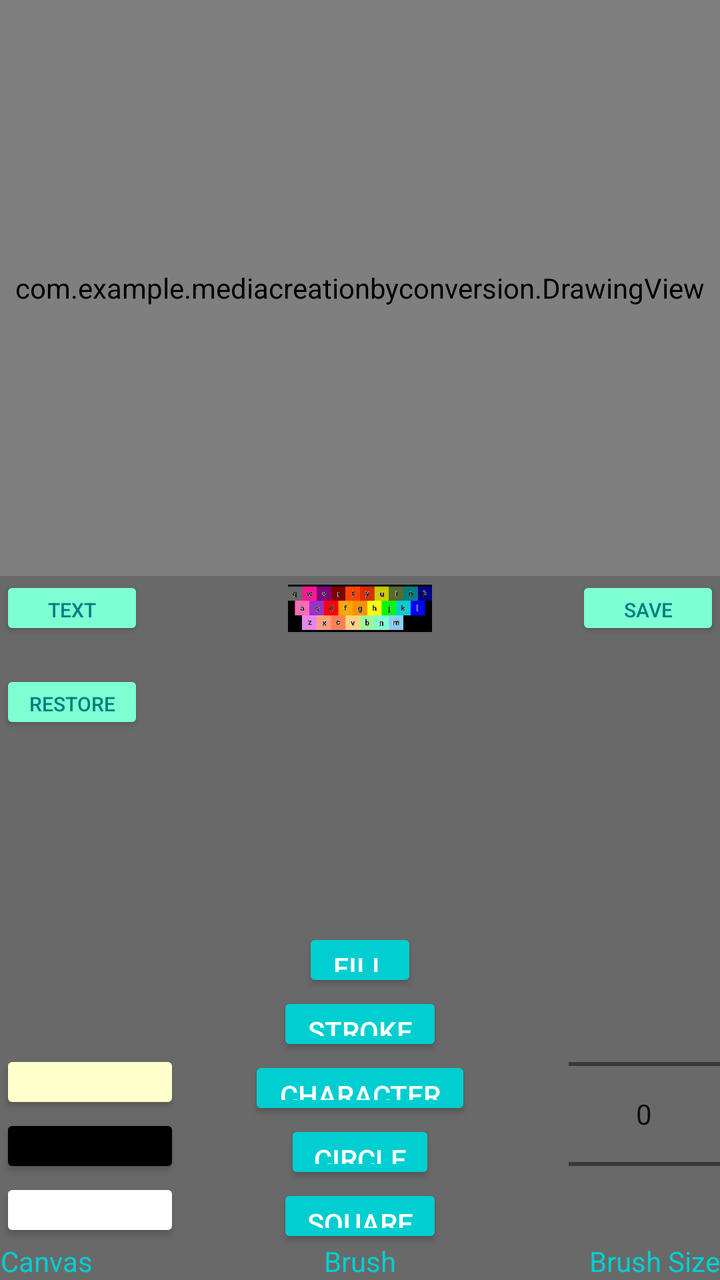
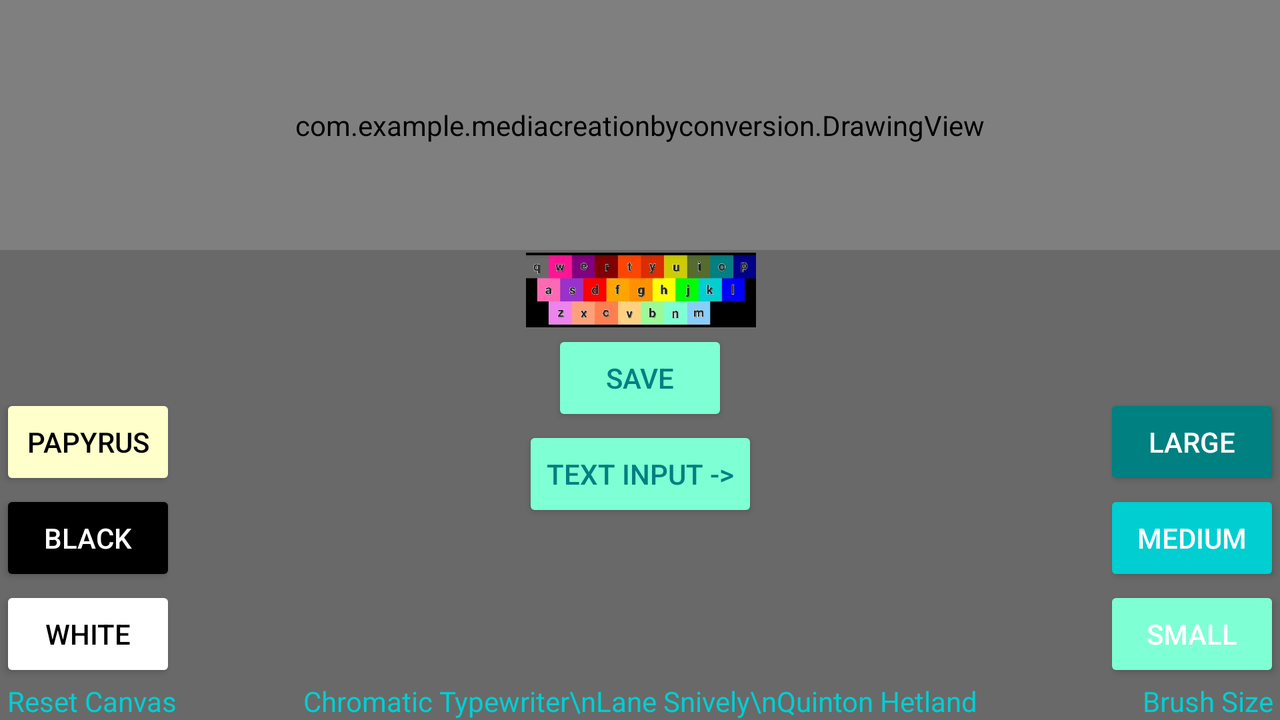

One screen, two layout resources from the same app: the default and the author's alternative for another configuration. Each is rendered where Android would select it; the XML of both is given below.
<!-- AndroidManifest.xml: application theme Theme.MediaCreationByConversion -->
<!-- res/layout/fragment_first.xml -->
<?xml version="1.0" encoding="utf-8"?>
<androidx.constraintlayout.widget.ConstraintLayout xmlns:android="http://schemas.android.com/apk/res/android"
    xmlns:app="http://schemas.android.com/apk/res-auto"
    xmlns:tools="http://schemas.android.com/tools"
    android:layout_width="match_parent"
    android:layout_height="match_parent"
    tools:context=".FirstFragment">

    <com.example.mediacreationbyconversion.DrawingView
        android:id="@+id/drawing_view"
        android:layout_width="0dp"
        android:layout_height="0dp"
        android:clickable="true"
        android:focusable="true"
        android:focusableInTouchMode="true"
        app:layout_constraintEnd_toEndOf="parent"
        app:layout_constraintHeight_percent="0.45"
        app:layout_constraintHorizontal_bias="0.0"
        app:layout_constraintStart_toStartOf="parent"
        app:layout_constraintTop_toTopOf="parent"
        app:layout_constraintWidth_percent="1" />

    <Button
        android:id="@+id/totextinput"
        android:layout_width="0dp"
        android:layout_height="0dp"
        android:layout_marginStart="0dp"
        android:layout_marginTop="0dp"
        android:backgroundTint="@color/tealLight"
        android:text="Text"
        android:textColor="@color/tealDark"
        android:textSize="10dp"
        app:layout_constraintHeight_percent="0.05"
        app:layout_constraintStart_toStartOf="parent"
        app:layout_constraintTop_toBottomOf="@+id/drawing_view"
        app:layout_constraintWidth_percent="0.2" />

    <ImageButton
        android:id="@+id/keyboard"
        android:layout_width="0dp"
        android:layout_height="0dp"
        android:layout_marginTop="0dp"
        android:paddingLeft="0dp"
        android:paddingTop="0dp"
        android:paddingRight="0dp"
        android:paddingBottom="0dp"
        android:scaleType="centerInside"
        android:src="@drawable/color_keyboard_layout"
        app:layout_constraintEnd_toEndOf="parent"
        app:layout_constraintHeight_percent="0.05"
        app:layout_constraintHorizontal_bias="0.5"
        app:layout_constraintStart_toStartOf="parent"
        app:layout_constraintTop_toBottomOf="@+id/drawing_view"
        app:layout_constraintWidth_percent="0.2" />

    <Button
        android:id="@+id/save"
        android:layout_width="0dp"
        android:layout_height="0dp"
        android:layout_marginEnd="0dp"
        android:backgroundTint="@color/tealLight"
        android:text="save"
        android:textColor="@color/tealDark"
        android:textSize="10dp"
        app:layout_constraintEnd_toEndOf="parent"
        app:layout_constraintHeight_percent="0.05"
        app:layout_constraintTop_toBottomOf="@+id/drawing_view"
        app:layout_constraintWidth_percent="0.2" />

    <Button
        android:id="@+id/restore"
        android:layout_width="0dp"
        android:layout_height="0dp"
        android:layout_marginTop="15dp"
        android:backgroundTint="@color/tealLight"
        android:text="restore"
        android:textColor="@color/tealDark"
        android:textSize="10dp"
        app:layout_constraintHeight_percent="0.05"
        app:layout_constraintStart_toStartOf="parent"
        app:layout_constraintTop_toBottomOf="@+id/totextinput"
        app:layout_constraintWidth_percent="0.2" />

    <Button
        android:id="@+id/fill"
        android:layout_width="0dp"
        android:layout_height="0dp"
        android:backgroundTint="@color/teal"
        android:text="fill"
        android:textColor="@color/white"
        app:layout_constraintBottom_toTopOf="@+id/stroke"
        app:layout_constraintEnd_toEndOf="parent"
        app:layout_constraintHeight_percent="0.05"
        app:layout_constraintStart_toStartOf="parent"
        app:layout_constraintWidth_percent="0.16" />

    <Button
        android:id="@+id/stroke"
        android:layout_width="0dp"
        android:layout_height="0dp"
        android:backgroundTint="@color/teal"
        android:text="stroke"
        android:textColor="@color/white"
        app:layout_constraintBottom_toTopOf="@+id/character"
        app:layout_constraintEnd_toEndOf="parent"
        app:layout_constraintHeight_percent="0.05"
        app:layout_constraintStart_toStartOf="parent"
        app:layout_constraintWidth_percent="0.23" />

    <Button
        android:id="@+id/character"
        android:layout_width="0dp"
        android:layout_height="0dp"
        android:layout_marginBottom="0dp"
        android:backgroundTint="@color/teal"
        android:text="character"
        android:textColor="@color/white"
        app:layout_constraintBottom_toTopOf="@+id/circle"
        app:layout_constraintEnd_toEndOf="parent"
        app:layout_constraintStart_toStartOf="parent"
        app:layout_constraintWidth_percent="0.31"
        app:layout_constraintHeight_percent="0.05" />

    <Button
        android:id="@+id/circle"
        android:layout_width="0dp"
        android:layout_height="0dp"
        android:backgroundTint="@color/teal"
        android:text="circle"
        android:textColor="@color/white"
        app:layout_constraintBottom_toTopOf="@+id/square"
        app:layout_constraintEnd_toEndOf="parent"
        app:layout_constraintStart_toStartOf="@+id/papyruscanvas"
        app:layout_constraintWidth_percent="0.21"
        app:layout_constraintHeight_percent="0.05" />

    <Button
        android:id="@+id/square"
        android:layout_width="0dp"
        android:layout_height="0dp"
        android:layout_marginBottom="16dp"
        android:backgroundTint="@color/teal"
        android:text="square"
        android:textColor="@color/white"
        app:layout_constraintBottom_toBottomOf="parent"
        app:layout_constraintEnd_toEndOf="parent"
        app:layout_constraintStart_toStartOf="parent"
        app:layout_constraintWidth_percent="0.23"
        app:layout_constraintHeight_percent="0.05" />

    <TextView
        android:id="@+id/brush"
        android:layout_width="wrap_content"
        android:layout_height="wrap_content"
        android:text="Brush"
        android:textAlignment="center"
        android:textColor="@color/teal"
        app:layout_constraintBottom_toBottomOf="parent"
        app:layout_constraintEnd_toEndOf="parent"
        app:layout_constraintHorizontal_bias="0.5"
        app:layout_constraintStart_toStartOf="parent"
        app:layout_constraintTop_toTopOf="parent"
        app:layout_constraintVertical_bias="1.0" />

    <Button
        android:id="@+id/papyruscanvas"
        android:layout_width="0dp"
        android:layout_height="0dp"
        android:layout_marginStart="0dp"
        android:layout_marginBottom="0dp"
        android:backgroundTint="@color/yellowLight"
        android:textColor="@color/black"
        app:layout_constraintBottom_toTopOf="@+id/blackcanvas"
        app:layout_constraintStart_toStartOf="parent"
        app:layout_constraintWidth_percent="0.25"
        app:layout_constraintHeight_percent="0.05"/>

    <Button
        android:id="@+id/blackcanvas"
        android:layout_width="0dp"
        android:layout_height="0dp"
        android:layout_marginStart="0dp"
        android:layout_marginBottom="0dp"
        android:backgroundTint="@color/black"
        android:textColor="@color/white"
        app:layout_constraintBottom_toTopOf="@+id/whitecanvas"
        app:layout_constraintStart_toStartOf="parent"
        app:layout_constraintWidth_percent="0.25"
        app:layout_constraintHeight_percent="0.05" />

    <Button
        android:id="@+id/whitecanvas"
        android:layout_width="0dp"
        android:layout_height="0dp"
        android:layout_marginStart="0dp"
        android:layout_marginBottom="0dp"
        android:backgroundTint="@color/white"
        android:textColor="@color/black"
        app:layout_constraintBottom_toTopOf="@+id/resetcanvas"
        app:layout_constraintStart_toStartOf="parent"
        app:layout_constraintWidth_percent="0.25"
        app:layout_constraintHeight_percent="0.05"/>

    <TextView
        android:id="@+id/resetcanvas"
        android:layout_width="wrap_content"
        android:layout_height="wrap_content"
        android:text="Canvas"
        android:textAlignment="center"
        android:textColor="@color/teal"
        app:layout_constraintBottom_toBottomOf="parent"
        app:layout_constraintEnd_toEndOf="parent"
        app:layout_constraintHorizontal_bias="0"
        app:layout_constraintStart_toStartOf="parent"
        app:layout_constraintTop_toTopOf="parent"
        app:layout_constraintVertical_bias="1.0" />

    <NumberPicker
        android:id="@+id/brushSizePicker"
        android:layout_width="0dp"
        android:layout_height="0dp"
        android:layout_marginStart="0dp"
        android:layout_marginBottom="0dp"
        android:layout_gravity="center_horizontal"
        android:layout_marginTop="16dp"
        android:gravity="center_horizontal"
        android:backgroundTint="@color/yellowLight"
        app:layout_constraintBottom_toTopOf="@id/brushsize"
        app:layout_constraintEnd_toEndOf="parent"
        app:layout_constraintWidth_percent="0.21"
        app:layout_constraintHeight_percent="0.20" />

    <TextView
        android:id="@+id/brushsize"
        android:layout_width="wrap_content"
        android:layout_height="wrap_content"
        android:text="Brush Size"
        android:textColor="@color/teal"
        app:layout_constraintBottom_toBottomOf="parent"
        app:layout_constraintEnd_toEndOf="parent"
        app:layout_constraintHorizontal_bias="1"
        app:layout_constraintStart_toStartOf="parent"
        app:layout_constraintTop_toTopOf="parent"
        app:layout_constraintVertical_bias="1.0" />
</androidx.constraintlayout.widget.ConstraintLayout>
<!-- resources referenced by this layout -->
<resources>
  <color name="black">#000000</color>
  <color name="teal">#00CED1</color>
  <color name="tealDark">#008080</color>
  <color name="tealLight">#7FFFD4</color>
  <color name="white">#FFFFFF</color>
  <color name="yellowLight">#FFFFCC</color>
  <!-- drawable color_keyboard_layout: jpg bitmap (drawable-200dpi, 57630 bytes) -->
  <style name="Theme.MediaCreationByConversion" parent="Theme.MaterialComponents.DayNight.DarkActionBar">
          <item name="android:statusBarColor">@color/grayDark</item>
          <item name="android:enforceStatusBarContrast">true</item>
          <item name="android:colorBackground">@color/grayDark</item>
      </style>
  <color name="grayDark">#696969</color>
</resources>
<!-- res/layout-land/fragment_first.xml (the author's variant of the layout above) -->
<!-- drawn on the phone turned sideways -->
<?xml version="1.0" encoding="utf-8"?>
<androidx.constraintlayout.widget.ConstraintLayout xmlns:android="http://schemas.android.com/apk/res/android"
    xmlns:app="http://schemas.android.com/apk/res-auto"
    xmlns:tools="http://schemas.android.com/tools"
    android:layout_width="match_parent"
    android:layout_height="match_parent"
    tools:context=".FirstFragment">

    <ImageView
        android:id="@+id/keycolorlayout"
        android:layout_width="115dp"
        android:layout_height="40dp"
        android:src="@drawable/color_keyboard_layout"
        app:layout_constraintEnd_toEndOf="parent"
        app:layout_constraintHorizontal_bias="0.501"
        app:layout_constraintStart_toStartOf="parent"
        app:layout_constraintTop_toBottomOf="@+id/drawing_view" />

    <TextView
        android:id="@+id/resetcanvas"
        android:layout_width="wrap_content"
        android:layout_height="wrap_content"
        android:text=" Reset Canvas"
        android:textAlignment="center"
        android:textColor="@color/teal"
        app:layout_constraintBottom_toBottomOf="parent"
        app:layout_constraintEnd_toEndOf="parent"
        app:layout_constraintHorizontal_bias="0.0"
        app:layout_constraintStart_toStartOf="parent"
        app:layout_constraintTop_toTopOf="parent"
        app:layout_constraintVertical_bias="1.0" />

    <TextView
        android:id="@+id/brushsize"
        android:layout_width="wrap_content"
        android:layout_height="wrap_content"
        android:text="Brush Size "
        android:textColor="@color/teal"
        app:layout_constraintBottom_toBottomOf="parent"
        app:layout_constraintEnd_toEndOf="parent"
        app:layout_constraintHorizontal_bias="1.0"
        app:layout_constraintStart_toStartOf="parent"
        app:layout_constraintTop_toTopOf="parent"
        app:layout_constraintVertical_bias="1.0" />

    <Button
        android:id="@+id/whitecanvas"
        android:layout_width="wrap_content"
        android:layout_height="wrap_content"
        android:layout_marginStart="0dp"
        android:layout_marginBottom="0dp"
        android:backgroundTint="@color/white"
        android:text=" white "
        android:textColor="@color/black"
        app:layout_constraintBottom_toTopOf="@+id/resetcanvas"
        app:layout_constraintStart_toStartOf="parent" />

    <Button
        android:id="@+id/blackcanvas"
        android:layout_width="wrap_content"
        android:layout_height="wrap_content"
        android:layout_marginStart="0dp"
        android:layout_marginBottom="0dp"
        android:backgroundTint="@color/black"
        android:text=" Black "
        android:textColor="@color/white"
        app:layout_constraintBottom_toTopOf="@+id/whitecanvas"
        app:layout_constraintStart_toStartOf="parent" />

    <Button
        android:id="@+id/papyruscanvas"
        android:layout_width="wrap_content"
        android:layout_height="wrap_content"
        android:layout_marginStart="0dp"
        android:layout_marginBottom="0dp"
        android:backgroundTint="@color/yellowLight"
        android:text="papyrus"
        android:textColor="@color/black"
        app:layout_constraintBottom_toTopOf="@+id/blackcanvas"
        app:layout_constraintStart_toStartOf="parent" />

    <Button
        android:id="@+id/largebrush"
        android:layout_width="wrap_content"
        android:layout_height="wrap_content"
        android:layout_marginStart="0dp"
        android:layout_marginBottom="0dp"
        android:backgroundTint="@color/tealDark"
        android:text="large"
        android:textColor="@color/white"
        app:layout_constraintBottom_toTopOf="@+id/mediumbrush"
        app:layout_constraintEnd_toEndOf="parent" />

    <Button
        android:id="@+id/mediumbrush"
        android:layout_width="wrap_content"
        android:layout_height="wrap_content"
        android:layout_marginStart="0dp"
        android:layout_marginBottom="0dp"
        android:backgroundTint="@color/teal"
        android:text="medium"
        android:textColor="@color/white"
        app:layout_constraintBottom_toTopOf="@+id/smallbrush"
        app:layout_constraintEnd_toEndOf="parent" />

    <Button
        android:id="@+id/smallbrush"
        android:layout_width="wrap_content"
        android:layout_height="wrap_content"
        android:layout_marginStart="0dp"
        android:layout_marginBottom="0dp"
        android:backgroundTint="@color/tealLight"
        android:text="small"
        android:textColor="@color/white"
        app:layout_constraintBottom_toTopOf="@+id/brushsize"
        app:layout_constraintEnd_toEndOf="parent" />

    <com.example.mediacreationbyconversion.DrawingView
        android:id="@+id/drawing_view"
        android:layout_width="match_parent"
        android:layout_height="125dp"
        android:clickable="true"
        android:focusable="true"
        android:focusableInTouchMode="true"
        app:layout_constraintEnd_toEndOf="parent"
        app:layout_constraintHeight_percent=".5"
        app:layout_constraintHorizontal_bias="0.0"
        app:layout_constraintStart_toStartOf="parent"
        app:layout_constraintTop_toTopOf="parent"
        app:layout_constraintWidth_percent="1" />

    <TextView
        android:id="@+id/credits"
        android:layout_width="wrap_content"
        android:layout_height="wrap_content"
        android:layout_marginStart="0dp"
        android:layout_marginBottom="0dp"
        android:text="Chromatic Typewriter\nLane Snively\nQuinton Hetland"
        android:textAlignment="center"
        android:textColor="@color/teal"
        app:layout_constraintBottom_toBottomOf="parent"
        app:layout_constraintEnd_toEndOf="parent"
        app:layout_constraintHorizontal_bias="0.5"
        app:layout_constraintStart_toStartOf="parent" />

    <Button
        android:id="@+id/totextinput"
        android:layout_width="wrap_content"
        android:layout_height="wrap_content"
        android:backgroundTint="@color/tealLight"
        android:text="Text Input ->"
        android:textColor="@color/tealDark"
        app:layout_constraintEnd_toEndOf="parent"
        app:layout_constraintStart_toStartOf="parent"
        app:layout_constraintTop_toBottomOf="@+id/save" />

    <Button
        android:id="@+id/save"
        android:layout_width="wrap_content"
        android:layout_height="wrap_content"
        android:backgroundTint="@color/tealLight"
        android:text="save"
        android:textColor="@color/tealDark"
        app:layout_constraintEnd_toEndOf="parent"
        app:layout_constraintHorizontal_bias="0.5"
        app:layout_constraintStart_toStartOf="parent"
        app:layout_constraintTop_toBottomOf="@+id/keycolorlayout" />
</androidx.constraintlayout.widget.ConstraintLayout>
